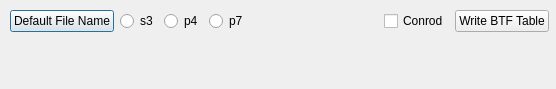
<?xml version="1.0" encoding="UTF-8"?>
<ui version="4.0">
 <class>btfTabDialog</class>
 <widget class="QDialog" name="btfTabDialog">
  <property name="geometry">
   <rect>
    <x>0</x>
    <y>0</y>
    <width>556</width>
    <height>89</height>
   </rect>
  </property>
  <property name="windowTitle">
   <string>Write BTF Tables</string>
  </property>
  <widget class="QWidget" name="layoutWidget">
   <property name="geometry">
    <rect>
     <x>10</x>
     <y>10</y>
     <width>539</width>
     <height>65</height>
    </rect>
   </property>
   <layout class="QVBoxLayout">
    <property name="spacing">
     <number>6</number>
    </property>
    <property name="margin">
     <number>0</number>
    </property>
    <item>
     <layout class="QHBoxLayout">
      <property name="spacing">
       <number>6</number>
      </property>
      <property name="margin">
       <number>0</number>
      </property>
      <item>
       <widget class="QPushButton" name="defaultFilePushButton">
        <property name="toolTip">
         <string>Sets a default filename</string>
        </property>
        <property name="text">
         <string>Default File Name</string>
        </property>
       </widget>
      </item>
      <item>
       <widget class="QRadioButton" name="s3TabRadioButton">
        <property name="toolTip">
         <string>Choose Simulate3 table format</string>
        </property>
        <property name="text">
         <string>s3</string>
        </property>
       </widget>
      </item>
      <item>
       <widget class="QRadioButton" name="p4TabRadioButton">
        <property name="toolTip">
         <string>Choose Polca4 table format</string>
        </property>
        <property name="text">
         <string>p4</string>
        </property>
       </widget>
      </item>
      <item>
       <widget class="QRadioButton" name="p7TabRadioButton">
        <property name="toolTip">
         <string>Choose Polca7 table format</string>
        </property>
        <property name="text">
         <string>p7</string>
        </property>
       </widget>
      </item>
      <item>
       <spacer>
        <property name="orientation">
         <enum>Qt::Horizontal</enum>
        </property>
        <property name="sizeHint" stdset="0">
         <size>
          <width>41</width>
          <height>21</height>
         </size>
        </property>
       </spacer>
      </item>
      <item>
       <widget class="QCheckBox" name="conrodCheckBox">
        <property name="toolTip">
         <string>If this is marked:&lt;br&gt;The written tables will be calculated&lt;br&gt;as a funktion of control rod presence</string>
        </property>
        <property name="text">
         <string>Conrod</string>
        </property>
       </widget>
      </item>
      <item>
       <widget class="QPushButton" name="writePushButton">
        <property name="toolTip">
         <string>Write the BTF (R-fact) tables in&lt;br&gt;filename given below</string>
        </property>
        <property name="text">
         <string>Write BTF Table</string>
        </property>
        <property name="icon">
         <iconset resource="../CuteBird.qrc">
          <normaloff>:/images/stock-save.png</normaloff>:/images/stock-save.png</iconset>
        </property>
       </widget>
      </item>
     </layout>
    </item>
    <item>
     <widget class="FileLineWidget" name="tabFileLineWidget" native="true"/>
    </item>
   </layout>
  </widget>
 </widget>
 <customwidgets>
  <customwidget>
   <class>FileLineWidget</class>
   <extends>QWidget</extends>
   <header>fileLineWidget.h</header>
  </customwidget>
 </customwidgets>
 <resources>
  <include location="../CuteBird.qrc"/>
 </resources>
 <connections/>
</ui>
